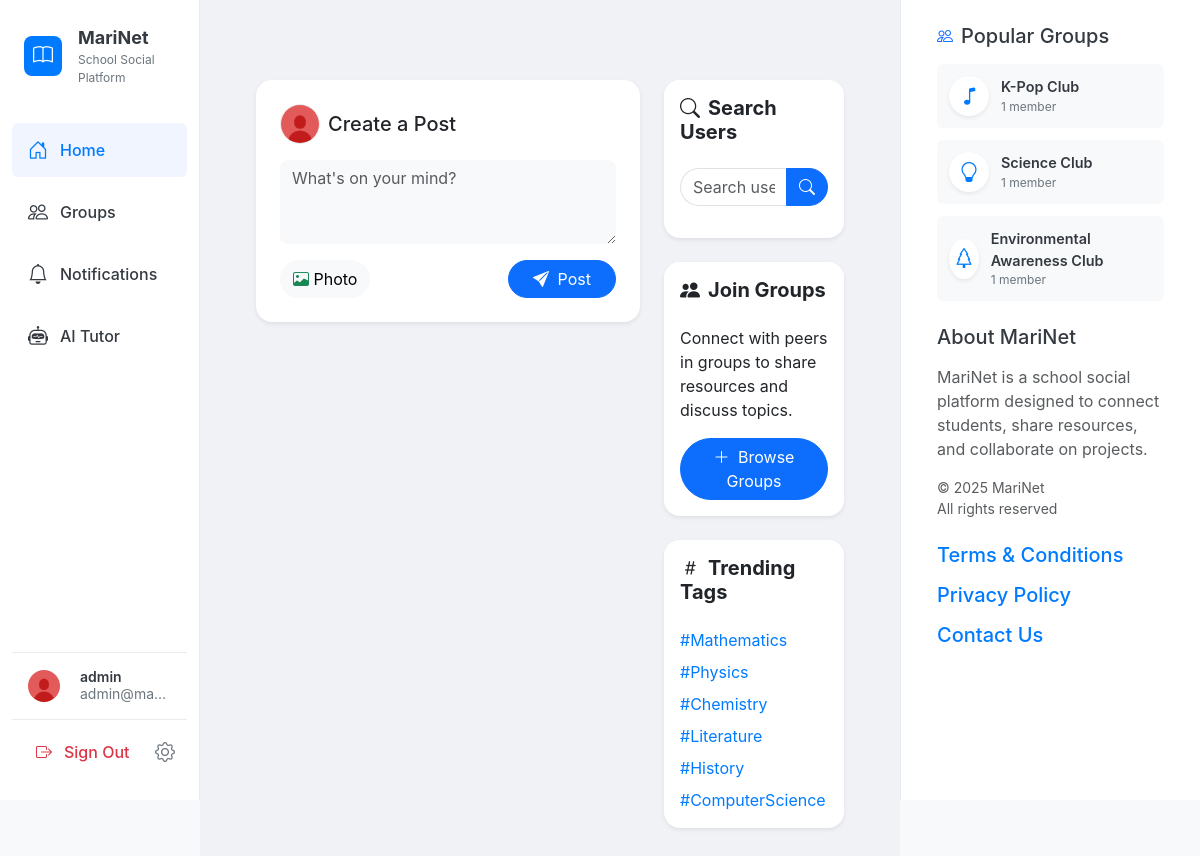
The app's page /feed (signed in) with its own data.
### app.py (models this page shows, shortened)
class User(db.Model, UserMixin):
    id = db.Column(db.String(36), primary_key=True, default=lambda: str(uuid.uuid4()))
    username = db.Column(db.String(80), unique=True, nullable=False)
    email = db.Column(db.String(120), unique=True, nullable=False)
    password = db.Column(db.String(200), nullable=False)
    avatar_url = db.Column(db.String(500), nullable=True, default='/static/default_avatar.jpg')
    bio = db.Column(db.Text, nullable=True)
    created_at = db.Column(db.DateTime, default=get_est_time)
    posts = db.relationship('Post', backref='user', lazy=True)
    group_posts = db.relationship('GroupPost', backref='user', lazy=True)
    groups = db.relationship('Group', secondary=group_members, backref=db.backref('members', lazy='dynamic'))

class Group(db.Model):
    id = db.Column(db.String(36), primary_key=True, default=lambda: str(uuid.uuid4()))
    name = db.Column(db.String(100), nullable=False)
    description = db.Column(db.Text, nullable=True)
    icon = db.Column(db.String(50), nullable=False, default='people')
    created_at = db.Column(db.DateTime, default=get_est_time)
    created_by = db.Column(db.String(36), db.ForeignKey('user.id'), nullable=False)
    posts = db.relationship('GroupPost', backref='group', lazy=True)
    @property
    def members_count(self):
        return self.members.count()

### routes.py (the view)
@app.route('/feed')
def feed():
    posts = Post.query.order_by(Post.created_at.desc()).all()
    return render_template('feed.html', posts=posts)

### templates/feed.html (shortened to what this page needs)
{% extends "base.html" %}
{% block content %}
<div class="container py-4">
    <div class="row g-4">
        <div class="col-lg-8">
            {% if current_user.is_authenticated %}
            <div class="card mb-4 border-0 rounded-4 shadow-sm">
                <div class="card-body p-4">
                    <div class="d-flex align-items-center mb-3">
                        <img src="{{ current_user.avatar_url }}" alt="{{ current_user.username }}" class="avatar me-2">
                        <h5 class="card-title mb-0">Create a Post</h5>
                    </div>
                    <form action="{{ url_for('create_post') }}" method="post" enctype="multipart/form-data">
                        <div class="mb-3">
                            <textarea class="form-control border-0 bg-light rounded-3" id="content" name="content" rows="3" placeholder="What's on your mind?"></textarea>
                        </div>
                        <div class="d-flex justify-content-between align-items-center">
                            <div class="post-options">
                                <label for="image" class="btn btn-light rounded-pill me-2">
                                    <i class="bi bi-image text-success"></i> Photo
                                </label>
                            </div>
                            <button type="submit" class="btn btn-primary rounded-pill px-4">
                                <i class="bi bi-send-fill me-1"></i> Post
                            </button>
                        </div>
                    </form>
                </div>
            </div>
            {% endif %}
        </div>
        <div class="col-lg-4">
            <div class="card mb-4 border-0 rounded-4 shadow-sm sticky-top" style="top: 1rem; z-index: 100;">
                <div class="card-header bg-white border-0 pt-3">
                    <h5 class="mb-0 fw-bold"><i class="bi bi-search me-2"></i>Search Users</h5>
                </div>
                <div class="card-body">
                    <div class="input-group">
                        <input type="text" class="form-control rounded-start-pill border-end-0" id="userSearch" placeholder="Search users...">
                        <button class="btn btn-primary rounded-end-pill" type="button" id="searchButton">
                            <i class="bi bi-search"></i>
                        </button>
                    </div>
                </div>
            </div>
            <div class="card mb-4 border-0 rounded-4 shadow-sm">
                <div class="card-header bg-white border-0 pt-3">
                    <h5 class="mb-0 fw-bold"><i class="bi bi-people-fill me-2"></i>Join Groups</h5>
                </div>
                <div class="card-body">
                    <p>Connect with peers in groups to share resources and discuss topics.</p>
                    <a href="{{ url_for('groups') }}" class="btn btn-primary rounded-pill">
                        <i class="bi bi-plus-lg me-1"></i> Browse Groups
                    </a>
                </div>
            </div>
            <div class="card border-0 rounded-4 shadow-sm">
                <div class="card-header bg-white border-0 pt-3">
                    <h5 class="mb-0 fw-bold"><i class="bi bi-hash me-2"></i>Trending Tags</h5>
                </div>
                <div class="card-body">
                    <div class="d-flex flex-wrap gap-2">
                        <a href="#" class="trending-tag" data-tag="Mathematics">#Mathematics</a>
                        <a href="#" class="trending-tag" data-tag="Physics">#Physics</a>
                        <a href="#" class="trending-tag" data-tag="Chemistry">#Chemistry</a>
                        <a href="#" class="trending-tag" data-tag="Literature">#Literature</a>
                        <a href="#" class="trending-tag" data-tag="History">#History</a>
                        <a href="#" class="trending-tag" data-tag="ComputerScience">#ComputerScience</a>
                    </div>
                </div>
            </div>
        </div>
    </div>
</div>
{% endblock %}

### templates/base.html (shortened to what this page needs)
<!DOCTYPE html>
<html lang="en">
<head>
    <link href="https://cdn.jsdelivr.net/npm/bootstrap@5.3.0-alpha1/dist/css/bootstrap.min.css" rel="stylesheet">
    <link rel="stylesheet" href="https://cdn.jsdelivr.net/npm/bootstrap-icons@1.8.0/font/bootstrap-icons.css">
    <link rel="stylesheet" href="{{ url_for('static', filename='css/style.css') }}">
</head>
<body>
    <div class="container-fluid">
        <div class="row">
            {% if current_user.is_authenticated %}
            <div class="col-md-3 col-lg-2 sidebar-container p-0">
                <div class="sidebar py-3">
                    <div class="app-brand mb-4 ps-4">
                        <a href="{{ url_for('index') }}" class="text-decoration-none d-flex align-items-center">
                            <div class="app-logo">
                                <i class="bi bi-book text-white"></i>
                            </div>
                            <div class="ms-3">
                                <div class="app-name">MariNet</div>
                                <div class="app-subtitle">School Social Platform</div>
                            </div>
                        </a>
                    </div>
                    <ul class="nav flex-column">
                        <li class="nav-item">
                            <a class="nav-link {% if request.path == url_for('feed') or request.path == url_for('index') %}active{% endif %}"
                               href="{{ url_for('feed') }}">
                                <i class="bi bi-house-door"></i>
                                <span>Home</span>
                            </a>
                        </li>
                        <li class="nav-item">
                            <a class="nav-link {% if '/groups' in request.path and not '/groups/' in request.path %}active{% endif %}"
                               href="{{ url_for('groups') }}">
                                <i class="bi bi-people"></i>
                                <span>Groups</span>
                            </a>
                        </li>
                        <li class="nav-item">
                            <a class="nav-link {% if request.path == url_for('notifications') %}active{% endif %}"
                               href="{{ url_for('notifications') }}">
                                <i class="bi bi-bell"></i>
                                <span>Notifications</span>
                            </a>
                        </li>
                        <li class="nav-item">
                            <a class="nav-link {% if request.path == url_for('ai_tutor') %}active{% endif %}"
                               href="{{ url_for('ai_tutor') }}">
                                <i class="bi bi-robot"></i>
                                <span>AI Tutor</span>
                            </a>
                        </li>
                    </ul>
                    <div class="profile-section mt-auto">
                        <a href="{{ url_for('profile', user_id=current_user.id) }}" class="user-profile-link">
                            <img src="{{ current_user.avatar_url }}" alt="{{ current_user.username }}" class="avatar-sm rounded-circle">
                            <div class="user-info">
                                <div class="username" title="{{ current_user.username }}">{{ current_user.username }}</div>
                                <div class="user-email" title="{{ current_user.email }}">{{ current_user.email }}</div>
                            </div>
                        </a>
                    </div>
                    <div class="logout-section">
                        <a href="{{ url_for('logout') }}" class="logout-link">
                            <i class="bi bi-box-arrow-right"></i>
                            <span>Sign Out</span>
                        </a>
                        <a href="{{ url_for('settings') }}" class="settings-link">
                            <i class="bi bi-gear"></i>
                        </a>
                    </div>
                </div>
            </div>
            {% endif %}
            <div class="col-md-{% if current_user.is_authenticated %}6{% else %}12{% endif %} col-lg-{% if current_user.is_authenticated %}7{% else %}12{% endif %} main-content">
                {% block content %}{% endblock %}
            </div>
            {% if current_user.is_authenticated %}
            <div class="col-md-3 col-lg-3 right-sidebar-container">
                <div class="right-sidebar p-4">
                    <div class="popular-groups mb-4">
                        <div class="section-header d-flex align-items-center mb-3">
                            <i class="bi bi-people text-primary me-2"></i>
                            <h5 class="mb-0">Popular Groups</h5>
                        </div>
                        <div class="group-list">
                            {% for group in get_popular_groups() %}
                                <a href="{{ url_for('groups', group_id=group.id) }}" class="group-item">
                                    <div class="group-icon">
                                        <i class="bi bi-{{ group.icon }}"></i>
                                    </div>
                                    <div class="group-info">
                                        <div class="group-name">{{ group.name }}</div>
                                        <div class="group-members">{{ group.members_count }} member{{ 's' if group.members_count != 1 else '' }}</div>
                                    </div>
                                </a>
                            {% else %}
                                <div class="text-muted small">No groups available</div>
                            {% endfor %}
                        </div>
                    </div>
                    <div class="about-section">
                        <h5 class="mb-3">About MariNet</h5>
                        <p class="text-muted">MariNet is a school social platform designed to connect students, share resources, and collaborate on projects.</p>
                        <p class="text-muted small mb-0">© 2025 MariNet<br>All rights reserved</p>
                    </div>
                    <div class="terms mt-4">
                        <h5 class="mb-3"><a href="{{ url_for('terms') }}">Terms & Conditions</a></h5>
                        <h5 class="mb-3"><a href="{{ url_for('privacy') }}">Privacy Policy</a></h5>
                        <h5 class="mb-3"><a href="{{ url_for('contact') }}">Contact Us</a></h5>
                    </div>
                </div>
            </div>
            {% endif %}
        </div>
    </div>
</body>
</html>

### records on screen
User: avatar_url (placeholder picture), username "admin", email "admin@ma…"
Group: name "K-Pop Club", members_count "1"
Group: name "Science Club", members_count "1"
Group: name "Environmental Awareness Club", members_count "1"
